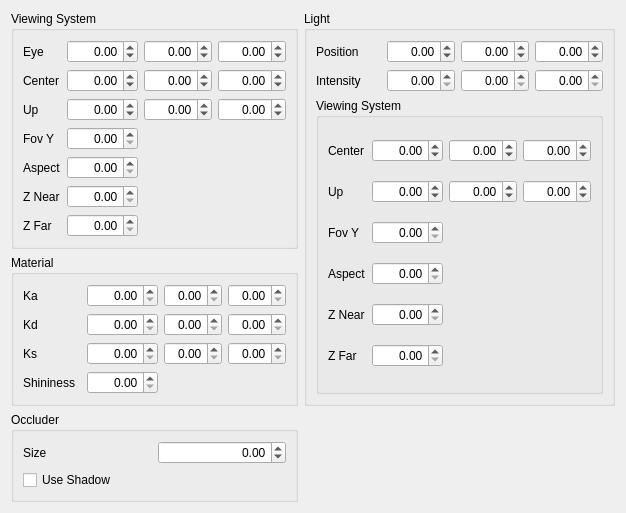
<?xml version="1.0" encoding="UTF-8"?>
<ui version="4.0">
 <class>GvQEditor</class>
 <widget class="QWidget" name="GvQEditor">
  <property name="geometry">
   <rect>
    <x>0</x>
    <y>0</y>
    <width>544</width>
    <height>446</height>
   </rect>
  </property>
  <property name="windowTitle">
   <string>Form</string>
  </property>
  <layout class="QGridLayout" name="gridLayout_6">
   <item row="0" column="0">
    <widget class="QGroupBox" name="groupBox_3">
     <property name="title">
      <string>Viewing System</string>
     </property>
     <layout class="QGridLayout" name="gridLayout_2">
      <item row="0" column="0">
       <widget class="QLabel" name="label_7">
        <property name="text">
         <string>Eye</string>
        </property>
       </widget>
      </item>
      <item row="0" column="1">
       <widget class="QDoubleSpinBox" name="_cameraEyeXDoubleSpinBox">
        <property name="alignment">
         <set>Qt::AlignRight|Qt::AlignTrailing|Qt::AlignVCenter</set>
        </property>
        <property name="minimum">
         <double>-100.000000000000000</double>
        </property>
        <property name="maximum">
         <double>100.000000000000000</double>
        </property>
       </widget>
      </item>
      <item row="0" column="2">
       <widget class="QDoubleSpinBox" name="_cameraEyeYDoubleSpinBox">
        <property name="alignment">
         <set>Qt::AlignRight|Qt::AlignTrailing|Qt::AlignVCenter</set>
        </property>
        <property name="minimum">
         <double>-100.000000000000000</double>
        </property>
        <property name="maximum">
         <double>100.000000000000000</double>
        </property>
       </widget>
      </item>
      <item row="0" column="3">
       <widget class="QDoubleSpinBox" name="_cameraEyeZDoubleSpinBox">
        <property name="alignment">
         <set>Qt::AlignRight|Qt::AlignTrailing|Qt::AlignVCenter</set>
        </property>
        <property name="minimum">
         <double>-100.000000000000000</double>
        </property>
        <property name="maximum">
         <double>100.000000000000000</double>
        </property>
       </widget>
      </item>
      <item row="1" column="0">
       <widget class="QLabel" name="label_8">
        <property name="text">
         <string>Center</string>
        </property>
       </widget>
      </item>
      <item row="1" column="1">
       <widget class="QDoubleSpinBox" name="_cameraCenterXDoubleSpinBox">
        <property name="alignment">
         <set>Qt::AlignRight|Qt::AlignTrailing|Qt::AlignVCenter</set>
        </property>
        <property name="minimum">
         <double>-100.000000000000000</double>
        </property>
        <property name="maximum">
         <double>100.000000000000000</double>
        </property>
       </widget>
      </item>
      <item row="1" column="2">
       <widget class="QDoubleSpinBox" name="_cameraCenterYDoubleSpinBox">
        <property name="alignment">
         <set>Qt::AlignRight|Qt::AlignTrailing|Qt::AlignVCenter</set>
        </property>
        <property name="minimum">
         <double>-100.000000000000000</double>
        </property>
        <property name="maximum">
         <double>100.000000000000000</double>
        </property>
       </widget>
      </item>
      <item row="1" column="3">
       <widget class="QDoubleSpinBox" name="_cameraCenterZDoubleSpinBox">
        <property name="alignment">
         <set>Qt::AlignRight|Qt::AlignTrailing|Qt::AlignVCenter</set>
        </property>
        <property name="minimum">
         <double>-100.000000000000000</double>
        </property>
        <property name="maximum">
         <double>100.000000000000000</double>
        </property>
       </widget>
      </item>
      <item row="2" column="0">
       <widget class="QLabel" name="label_9">
        <property name="text">
         <string>Up</string>
        </property>
       </widget>
      </item>
      <item row="2" column="1">
       <widget class="QDoubleSpinBox" name="_cameraUpXDoubleSpinBox">
        <property name="alignment">
         <set>Qt::AlignRight|Qt::AlignTrailing|Qt::AlignVCenter</set>
        </property>
        <property name="minimum">
         <double>-100.000000000000000</double>
        </property>
        <property name="maximum">
         <double>100.000000000000000</double>
        </property>
       </widget>
      </item>
      <item row="2" column="2">
       <widget class="QDoubleSpinBox" name="_cameraUpYDoubleSpinBox">
        <property name="alignment">
         <set>Qt::AlignRight|Qt::AlignTrailing|Qt::AlignVCenter</set>
        </property>
        <property name="minimum">
         <double>-100.000000000000000</double>
        </property>
        <property name="maximum">
         <double>100.000000000000000</double>
        </property>
       </widget>
      </item>
      <item row="2" column="3">
       <widget class="QDoubleSpinBox" name="_cameraUpZDoubleSpinBox">
        <property name="alignment">
         <set>Qt::AlignRight|Qt::AlignTrailing|Qt::AlignVCenter</set>
        </property>
        <property name="minimum">
         <double>-100.000000000000000</double>
        </property>
        <property name="maximum">
         <double>100.000000000000000</double>
        </property>
       </widget>
      </item>
      <item row="3" column="0">
       <widget class="QLabel" name="label_10">
        <property name="text">
         <string>Fov Y</string>
        </property>
       </widget>
      </item>
      <item row="3" column="1">
       <widget class="QDoubleSpinBox" name="_cameraFovYDoubleSpinBox">
        <property name="alignment">
         <set>Qt::AlignRight|Qt::AlignTrailing|Qt::AlignVCenter</set>
        </property>
        <property name="maximum">
         <double>180.000000000000000</double>
        </property>
       </widget>
      </item>
      <item row="4" column="0">
       <widget class="QLabel" name="label_11">
        <property name="text">
         <string>Aspect</string>
        </property>
       </widget>
      </item>
      <item row="4" column="1">
       <widget class="QDoubleSpinBox" name="_cameraAspectDoubleSpinBox">
        <property name="alignment">
         <set>Qt::AlignRight|Qt::AlignTrailing|Qt::AlignVCenter</set>
        </property>
       </widget>
      </item>
      <item row="5" column="0">
       <widget class="QLabel" name="label_12">
        <property name="text">
         <string>Z Near</string>
        </property>
       </widget>
      </item>
      <item row="5" column="1">
       <widget class="QDoubleSpinBox" name="_cameraZNearDoubleSpinBox">
        <property name="alignment">
         <set>Qt::AlignRight|Qt::AlignTrailing|Qt::AlignVCenter</set>
        </property>
        <property name="maximum">
         <double>1000.000000000000000</double>
        </property>
       </widget>
      </item>
      <item row="6" column="0">
       <widget class="QLabel" name="label_13">
        <property name="text">
         <string>Z Far</string>
        </property>
       </widget>
      </item>
      <item row="6" column="1">
       <widget class="QDoubleSpinBox" name="_cameraZFarDoubleSpinBox">
        <property name="alignment">
         <set>Qt::AlignRight|Qt::AlignTrailing|Qt::AlignVCenter</set>
        </property>
        <property name="maximum">
         <double>1000.000000000000000</double>
        </property>
       </widget>
      </item>
     </layout>
    </widget>
   </item>
   <item row="0" column="1" rowspan="2">
    <widget class="QGroupBox" name="groupBox">
     <property name="title">
      <string>Light</string>
     </property>
     <layout class="QGridLayout" name="gridLayout_4">
      <item row="0" column="0">
       <widget class="QLabel" name="label">
        <property name="text">
         <string>Position</string>
        </property>
       </widget>
      </item>
      <item row="0" column="1">
       <widget class="QDoubleSpinBox" name="_lightPositionXDoubleSpinBox">
        <property name="alignment">
         <set>Qt::AlignRight|Qt::AlignTrailing|Qt::AlignVCenter</set>
        </property>
        <property name="minimum">
         <double>-100.000000000000000</double>
        </property>
        <property name="maximum">
         <double>100.000000000000000</double>
        </property>
       </widget>
      </item>
      <item row="0" column="2">
       <widget class="QDoubleSpinBox" name="_lightPositionYDoubleSpinBox">
        <property name="alignment">
         <set>Qt::AlignRight|Qt::AlignTrailing|Qt::AlignVCenter</set>
        </property>
        <property name="minimum">
         <double>-100.000000000000000</double>
        </property>
        <property name="maximum">
         <double>100.000000000000000</double>
        </property>
       </widget>
      </item>
      <item row="0" column="3">
       <widget class="QDoubleSpinBox" name="_lightPositionZDoubleSpinBox">
        <property name="alignment">
         <set>Qt::AlignRight|Qt::AlignTrailing|Qt::AlignVCenter</set>
        </property>
        <property name="minimum">
         <double>-100.000000000000000</double>
        </property>
        <property name="maximum">
         <double>100.000000000000000</double>
        </property>
       </widget>
      </item>
      <item row="1" column="0">
       <widget class="QLabel" name="label_2">
        <property name="text">
         <string>Intensity</string>
        </property>
       </widget>
      </item>
      <item row="1" column="1">
       <widget class="QDoubleSpinBox" name="_lightIntensityXDoubleSpinBox">
        <property name="alignment">
         <set>Qt::AlignRight|Qt::AlignTrailing|Qt::AlignVCenter</set>
        </property>
        <property name="maximum">
         <double>1.000000000000000</double>
        </property>
        <property name="singleStep">
         <double>0.100000000000000</double>
        </property>
       </widget>
      </item>
      <item row="1" column="2">
       <widget class="QDoubleSpinBox" name="_lightIntensityYDoubleSpinBox">
        <property name="alignment">
         <set>Qt::AlignRight|Qt::AlignTrailing|Qt::AlignVCenter</set>
        </property>
        <property name="maximum">
         <double>1.000000000000000</double>
        </property>
        <property name="singleStep">
         <double>0.100000000000000</double>
        </property>
       </widget>
      </item>
      <item row="1" column="3">
       <widget class="QDoubleSpinBox" name="_lightIntensityZDoubleSpinBox">
        <property name="alignment">
         <set>Qt::AlignRight|Qt::AlignTrailing|Qt::AlignVCenter</set>
        </property>
        <property name="maximum">
         <double>1.000000000000000</double>
        </property>
        <property name="singleStep">
         <double>0.100000000000000</double>
        </property>
       </widget>
      </item>
      <item row="2" column="0" colspan="4">
       <widget class="QGroupBox" name="groupBox_4">
        <property name="title">
         <string>Viewing System</string>
        </property>
        <layout class="QGridLayout" name="gridLayout_3">
         <item row="0" column="0">
          <widget class="QLabel" name="label_15">
           <property name="text">
            <string>Center</string>
           </property>
          </widget>
         </item>
         <item row="0" column="1">
          <widget class="QDoubleSpinBox" name="_lightCenterXDoubleSpinBox">
           <property name="alignment">
            <set>Qt::AlignRight|Qt::AlignTrailing|Qt::AlignVCenter</set>
           </property>
           <property name="minimum">
            <double>-100.000000000000000</double>
           </property>
           <property name="maximum">
            <double>100.000000000000000</double>
           </property>
          </widget>
         </item>
         <item row="0" column="2">
          <widget class="QDoubleSpinBox" name="_lightCenterYDoubleSpinBox">
           <property name="alignment">
            <set>Qt::AlignRight|Qt::AlignTrailing|Qt::AlignVCenter</set>
           </property>
           <property name="minimum">
            <double>-100.000000000000000</double>
           </property>
           <property name="maximum">
            <double>100.000000000000000</double>
           </property>
          </widget>
         </item>
         <item row="0" column="3">
          <widget class="QDoubleSpinBox" name="_lightCenterZDoubleSpinBox">
           <property name="alignment">
            <set>Qt::AlignRight|Qt::AlignTrailing|Qt::AlignVCenter</set>
           </property>
           <property name="minimum">
            <double>-100.000000000000000</double>
           </property>
           <property name="maximum">
            <double>100.000000000000000</double>
           </property>
          </widget>
         </item>
         <item row="1" column="0">
          <widget class="QLabel" name="label_16">
           <property name="text">
            <string>Up</string>
           </property>
          </widget>
         </item>
         <item row="1" column="1">
          <widget class="QDoubleSpinBox" name="_lightUpXDoubleSpinBox">
           <property name="alignment">
            <set>Qt::AlignRight|Qt::AlignTrailing|Qt::AlignVCenter</set>
           </property>
           <property name="minimum">
            <double>-100.000000000000000</double>
           </property>
           <property name="maximum">
            <double>100.000000000000000</double>
           </property>
          </widget>
         </item>
         <item row="1" column="2">
          <widget class="QDoubleSpinBox" name="_lightUpYDoubleSpinBox">
           <property name="alignment">
            <set>Qt::AlignRight|Qt::AlignTrailing|Qt::AlignVCenter</set>
           </property>
           <property name="minimum">
            <double>-100.000000000000000</double>
           </property>
           <property name="maximum">
            <double>100.000000000000000</double>
           </property>
          </widget>
         </item>
         <item row="1" column="3">
          <widget class="QDoubleSpinBox" name="_lightUpZDoubleSpinBox">
           <property name="alignment">
            <set>Qt::AlignRight|Qt::AlignTrailing|Qt::AlignVCenter</set>
           </property>
           <property name="minimum">
            <double>-100.000000000000000</double>
           </property>
           <property name="maximum">
            <double>100.000000000000000</double>
           </property>
          </widget>
         </item>
         <item row="2" column="0">
          <widget class="QLabel" name="label_17">
           <property name="text">
            <string>Fov Y</string>
           </property>
          </widget>
         </item>
         <item row="2" column="1">
          <widget class="QDoubleSpinBox" name="_lightFovYDoubleSpinBox">
           <property name="alignment">
            <set>Qt::AlignRight|Qt::AlignTrailing|Qt::AlignVCenter</set>
           </property>
           <property name="maximum">
            <double>180.000000000000000</double>
           </property>
          </widget>
         </item>
         <item row="3" column="0">
          <widget class="QLabel" name="label_18">
           <property name="text">
            <string>Aspect</string>
           </property>
          </widget>
         </item>
         <item row="3" column="1">
          <widget class="QDoubleSpinBox" name="_lightAspectDoubleSpinBox">
           <property name="alignment">
            <set>Qt::AlignRight|Qt::AlignTrailing|Qt::AlignVCenter</set>
           </property>
          </widget>
         </item>
         <item row="4" column="0">
          <widget class="QLabel" name="label_19">
           <property name="text">
            <string>Z Near</string>
           </property>
          </widget>
         </item>
         <item row="4" column="1">
          <widget class="QDoubleSpinBox" name="_lightZNearDoubleSpinBox">
           <property name="alignment">
            <set>Qt::AlignRight|Qt::AlignTrailing|Qt::AlignVCenter</set>
           </property>
           <property name="maximum">
            <double>1000.000000000000000</double>
           </property>
          </widget>
         </item>
         <item row="5" column="0">
          <widget class="QLabel" name="label_20">
           <property name="text">
            <string>Z Far</string>
           </property>
          </widget>
         </item>
         <item row="5" column="1">
          <widget class="QDoubleSpinBox" name="_lightZFarDoubleSpinBox">
           <property name="alignment">
            <set>Qt::AlignRight|Qt::AlignTrailing|Qt::AlignVCenter</set>
           </property>
           <property name="maximum">
            <double>1000.000000000000000</double>
           </property>
          </widget>
         </item>
        </layout>
       </widget>
      </item>
     </layout>
    </widget>
   </item>
   <item row="1" column="0">
    <widget class="QGroupBox" name="groupBox_2">
     <property name="title">
      <string>Material</string>
     </property>
     <layout class="QGridLayout" name="gridLayout">
      <item row="0" column="0">
       <widget class="QLabel" name="label_3">
        <property name="text">
         <string>Ka</string>
        </property>
       </widget>
      </item>
      <item row="0" column="1">
       <widget class="QDoubleSpinBox" name="_materialAmbientXDoubleSpinBox">
        <property name="alignment">
         <set>Qt::AlignRight|Qt::AlignTrailing|Qt::AlignVCenter</set>
        </property>
        <property name="maximum">
         <double>1.000000000000000</double>
        </property>
        <property name="singleStep">
         <double>0.100000000000000</double>
        </property>
       </widget>
      </item>
      <item row="0" column="2">
       <widget class="QDoubleSpinBox" name="_materialAmbientYDoubleSpinBox">
        <property name="alignment">
         <set>Qt::AlignRight|Qt::AlignTrailing|Qt::AlignVCenter</set>
        </property>
        <property name="maximum">
         <double>1.000000000000000</double>
        </property>
        <property name="singleStep">
         <double>0.100000000000000</double>
        </property>
       </widget>
      </item>
      <item row="0" column="3">
       <widget class="QDoubleSpinBox" name="_materialAmbientZDoubleSpinBox">
        <property name="alignment">
         <set>Qt::AlignRight|Qt::AlignTrailing|Qt::AlignVCenter</set>
        </property>
        <property name="maximum">
         <double>1.000000000000000</double>
        </property>
        <property name="singleStep">
         <double>0.100000000000000</double>
        </property>
       </widget>
      </item>
      <item row="1" column="0">
       <widget class="QLabel" name="label_4">
        <property name="text">
         <string>Kd</string>
        </property>
       </widget>
      </item>
      <item row="1" column="1">
       <widget class="QDoubleSpinBox" name="_materialDiffuseXDoubleSpinBox">
        <property name="alignment">
         <set>Qt::AlignRight|Qt::AlignTrailing|Qt::AlignVCenter</set>
        </property>
        <property name="maximum">
         <double>1.000000000000000</double>
        </property>
        <property name="singleStep">
         <double>0.100000000000000</double>
        </property>
       </widget>
      </item>
      <item row="1" column="2">
       <widget class="QDoubleSpinBox" name="_materialDiffuseYDoubleSpinBox">
        <property name="alignment">
         <set>Qt::AlignRight|Qt::AlignTrailing|Qt::AlignVCenter</set>
        </property>
        <property name="maximum">
         <double>1.000000000000000</double>
        </property>
        <property name="singleStep">
         <double>0.100000000000000</double>
        </property>
       </widget>
      </item>
      <item row="1" column="3">
       <widget class="QDoubleSpinBox" name="_materialDiffuseZDoubleSpinBox">
        <property name="alignment">
         <set>Qt::AlignRight|Qt::AlignTrailing|Qt::AlignVCenter</set>
        </property>
        <property name="maximum">
         <double>1.000000000000000</double>
        </property>
        <property name="singleStep">
         <double>0.100000000000000</double>
        </property>
       </widget>
      </item>
      <item row="2" column="0">
       <widget class="QLabel" name="label_5">
        <property name="text">
         <string>Ks</string>
        </property>
       </widget>
      </item>
      <item row="2" column="1">
       <widget class="QDoubleSpinBox" name="_materialSpecularXDoubleSpinBox">
        <property name="alignment">
         <set>Qt::AlignRight|Qt::AlignTrailing|Qt::AlignVCenter</set>
        </property>
        <property name="maximum">
         <double>1.000000000000000</double>
        </property>
        <property name="singleStep">
         <double>0.100000000000000</double>
        </property>
       </widget>
      </item>
      <item row="2" column="2">
       <widget class="QDoubleSpinBox" name="_materialSpecularYDoubleSpinBox">
        <property name="alignment">
         <set>Qt::AlignRight|Qt::AlignTrailing|Qt::AlignVCenter</set>
        </property>
        <property name="maximum">
         <double>1.000000000000000</double>
        </property>
        <property name="singleStep">
         <double>0.100000000000000</double>
        </property>
       </widget>
      </item>
      <item row="2" column="3">
       <widget class="QDoubleSpinBox" name="_materialSpecularZDoubleSpinBox">
        <property name="alignment">
         <set>Qt::AlignRight|Qt::AlignTrailing|Qt::AlignVCenter</set>
        </property>
        <property name="maximum">
         <double>1.000000000000000</double>
        </property>
        <property name="singleStep">
         <double>0.100000000000000</double>
        </property>
       </widget>
      </item>
      <item row="3" column="0">
       <widget class="QLabel" name="label_6">
        <property name="text">
         <string>Shininess</string>
        </property>
       </widget>
      </item>
      <item row="3" column="1">
       <widget class="QDoubleSpinBox" name="_materialShininessDoubleSpinBox">
        <property name="alignment">
         <set>Qt::AlignRight|Qt::AlignTrailing|Qt::AlignVCenter</set>
        </property>
        <property name="maximum">
         <double>1000.000000000000000</double>
        </property>
       </widget>
      </item>
     </layout>
    </widget>
   </item>
   <item row="2" column="0">
    <widget class="QGroupBox" name="groupBox_5">
     <property name="title">
      <string>Occluder</string>
     </property>
     <layout class="QGridLayout" name="gridLayout_5">
      <item row="0" column="0">
       <widget class="QLabel" name="label_14">
        <property name="text">
         <string>Size</string>
        </property>
       </widget>
      </item>
      <item row="0" column="1">
       <widget class="QDoubleSpinBox" name="_occluderSizeDoubleSpinBox">
        <property name="alignment">
         <set>Qt::AlignRight|Qt::AlignTrailing|Qt::AlignVCenter</set>
        </property>
        <property name="minimum">
         <double>-100.000000000000000</double>
        </property>
        <property name="maximum">
         <double>100.000000000000000</double>
        </property>
       </widget>
      </item>
      <item row="1" column="0" colspan="2">
       <widget class="QCheckBox" name="checkBox">
        <property name="text">
         <string>Use Shadow</string>
        </property>
       </widget>
      </item>
     </layout>
    </widget>
   </item>
  </layout>
 </widget>
 <resources/>
 <connections/>
</ui>
